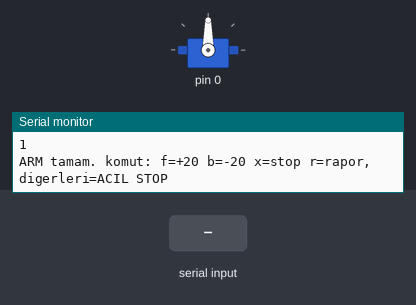
A sketch run on a simulated Arduino Uno, built with avr-gcc and run on an emulated ATmega328P. Shown: servo, the last lines printed to the serial monitor. The inputs (shaded band) are chosen by the test bench.

Above: at 6.5 s.
6.6 s: "f\n" received over Serial
At 7.1 s:
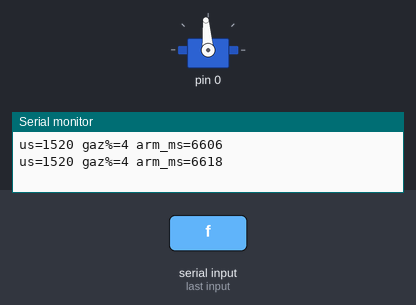
8.1 s: byte 102 ('f') received over Serial
At 9.2 s:
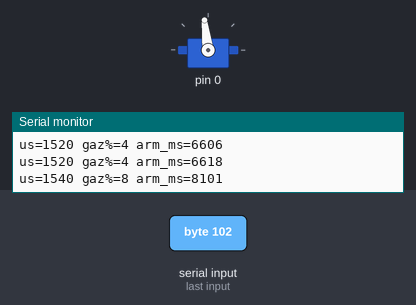
9.6 s: "f\n" received over Serial
At 10.5 s:
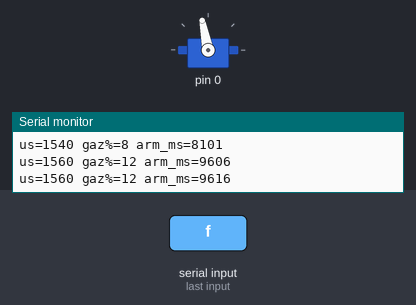
11.1 s: "1\n" received over Serial
At 11.5 s:
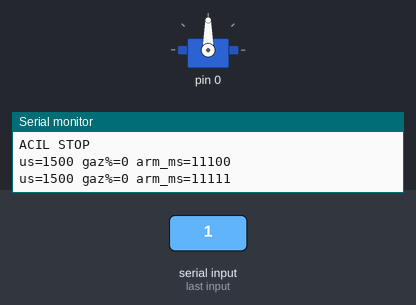
12.6 s: byte 98 ('b') received over Serial
At 14.0 s:
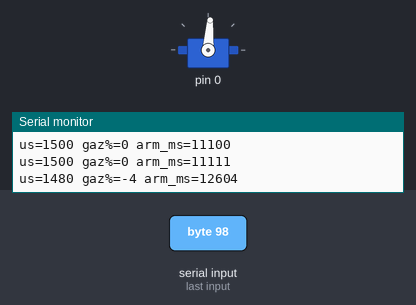
Timing chart, 0 to 17.1 s (numbered marks = the images above; inputs shaded):
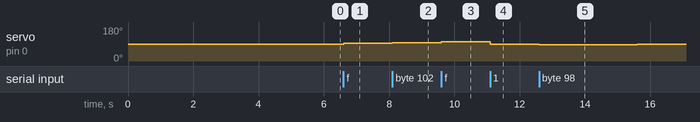

The sketch:

09_esc.ino
```cpp
// AUV tezgah testi 09 - Bidirectional ESC 30A + A2212 930KV
// !!! EN RISKLI TEST. PERVANE TAKMA. MOTORU MASAYA KELEPCE/BANT ILE SABITLE. !!!
// !!! A2212 SU MOTORU DEGIL - SUYA SOKMA, sadece havada kisa sureli calistir. !!!
//
// Baglanti:
//   LiPo -> XT60 -> 20A sigorta -> ESC guc girisi
//   ESC 3 faz -> motor 3 kablo (sira onemsiz; yon terse donerse 2 kablo degistir)
//   ESC sinyal (turuncu/beyaz) -> STM32 PB0
//   ESC GND (kahverengi/siyah) -> STM32 GND   <-- ORTAK TOPRAK SART
//   ESC kirmizi (BEC 5V) -> BAGLAMA (UBEC ile cakisir, ac birak/izole et)
//   ESC guc girisine yakin 470 uF 35V kondansator
//
// Bidirectional ESC: 1500us = NOTR/STOP, 1500-2000 ileri, 1000-1500 geri.
//
// PROTOKOL: kod acilista 1500us gonderip ARM eder ve orada BEKLER.
//   Motor kendiliginden donmez. Her adim senin komutunla, +/-20us.
//   ' ' (bosluk) veya herhangi bir tanimsiz tus = ANINDA 1500 (acil stop)
//   f = +20us   b = -20us   x = 1500 stop   r = rapor
// GUVENLIK LIMITI: kod 1400-1600 araligini asmaz (~%20 gaz). Yeterli.
// Basari: motor iki yonde de yumusak baslar, ESC/motor asiri isinmaz,
//         STM32 resetlenmez (arm_ms artmaya devam eder).

#include <Servo.h>

// Serial = USART1 (PA9 TX / PA10 RX)
Servo esc;
const int ESC_PIN = PB0;
const int NEUTRAL = 1500;
const int LIM_LO  = 1400;   // guvenlik siniri - degistirmeyin
const int LIM_HI  = 1600;
int us = NEUTRAL;
uint32_t last_cmd = 0;

void send(int v) {
  us = constrain(v, LIM_LO, LIM_HI);
  esc.writeMicroseconds(us);
  last_cmd = millis();
}

void setup() {
  Serial.begin(115200);
  delay(300);
  esc.attach(ESC_PIN, 1000, 2000);
  esc.writeMicroseconds(NEUTRAL);
  Serial.println();
  Serial.println("AUV bench 09: ESC arm ediliyor, 1500us, 5 sn...");
  Serial.println("PERVANE YOK, MOTOR SABIT MI? Degilse simdi LiPo'yu cek.");
  for (int i = 5; i > 0; i--) { Serial.println(i); delay(1000); }
  Serial.println("ARM tamam. komut: f=+20 b=-20 x=stop r=rapor, digerleri=ACIL STOP");
  last_cmd = millis();
}

void loop() {
  if (Serial.available()) {
    char k = Serial.read();
    if      (k == 'f') send(us + 20);
    else if (k == 'b') send(us - 20);
    else if (k == 'x') send(NEUTRAL);
    else if (k == 'r') { /* sadece rapor */ }
    else if (k == '\r' || k == '\n') { /* yoksay */ }
    else { send(NEUTRAL); Serial.println("ACIL STOP"); }
    Serial.print("us="); Serial.print(us);
    Serial.print(" gaz%="); Serial.print((us - NEUTRAL) / 5.0, 0);
    Serial.print(" arm_ms="); Serial.println(millis());
  }

  // Watchdog: 3 sn komut gelmezse notre don (kablo kopsa motor durur)
  if (us != NEUTRAL && millis() - last_cmd > 3000) {
    send(NEUTRAL);
    Serial.println("watchdog -> notr");
  }
  delay(10);
}
```

Measured:
- after the input at 6.6 s, servo on pin 0: 90° → 94° at once
- after the input at 8.1 s, servo on pin 0: 94° → 97° at once
- after the input at 9.6 s, servo on pin 0: 97° → 101° at once
- after the input at 11.1 s, servo on pin 0: 101° → 90° at once
- after the input at 12.6 s, servo on pin 0: 90° → 86° at once, → 90° 3.0 s later
